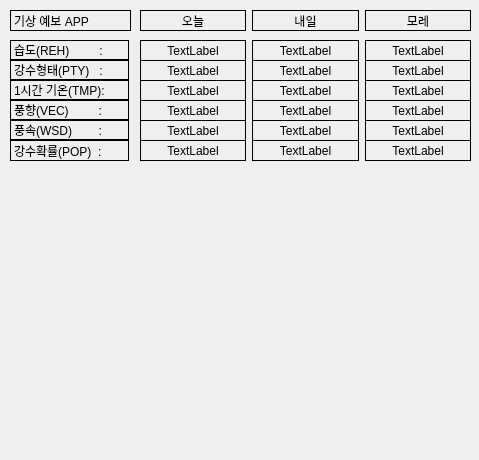
<?xml version="1.0" encoding="UTF-8"?>
<ui version="4.0">
 <class>mainWindow</class>
 <widget class="QMainWindow" name="mainWindow">
  <property name="geometry">
   <rect>
    <x>0</x>
    <y>0</y>
    <width>479</width>
    <height>460</height>
   </rect>
  </property>
  <property name="windowTitle">
   <string>MainWindow</string>
  </property>
  <widget class="QWidget" name="centralwidget">
   <widget class="PlotWidget" name="graphWidget" native="true">
    <property name="geometry">
     <rect>
      <x>10</x>
      <y>170</y>
      <width>460</width>
      <height>280</height>
     </rect>
    </property>
    <property name="minimumSize">
     <size>
      <width>460</width>
      <height>280</height>
     </size>
    </property>
    <property name="maximumSize">
     <size>
      <width>460</width>
      <height>280</height>
     </size>
    </property>
   </widget>
   <widget class="QWidget" name="horizontalLayoutWidget">
    <property name="geometry">
     <rect>
      <x>140</x>
      <y>10</y>
      <width>331</width>
      <height>21</height>
     </rect>
    </property>
    <layout class="QHBoxLayout" name="horizontalLayout">
     <item>
      <widget class="QLabel" name="today_date">
       <property name="frameShape">
        <enum>QFrame::Box</enum>
       </property>
       <property name="text">
        <string>오늘</string>
       </property>
       <property name="alignment">
        <set>Qt::AlignCenter</set>
       </property>
      </widget>
     </item>
     <item>
      <widget class="QLabel" name="tomorrow_date">
       <property name="frameShape">
        <enum>QFrame::Box</enum>
       </property>
       <property name="text">
        <string>내일</string>
       </property>
       <property name="alignment">
        <set>Qt::AlignCenter</set>
       </property>
      </widget>
     </item>
     <item>
      <widget class="QLabel" name="day_after_tomorrow_date">
       <property name="frameShape">
        <enum>QFrame::Box</enum>
       </property>
       <property name="text">
        <string>모레</string>
       </property>
       <property name="alignment">
        <set>Qt::AlignCenter</set>
       </property>
      </widget>
     </item>
    </layout>
   </widget>
   <widget class="QWidget" name="horizontalLayoutWidget_2">
    <property name="geometry">
     <rect>
      <x>140</x>
      <y>40</y>
      <width>331</width>
      <height>21</height>
     </rect>
    </property>
    <layout class="QHBoxLayout" name="REH">
     <item>
      <widget class="QLabel" name="todayREH">
       <property name="frameShape">
        <enum>QFrame::Box</enum>
       </property>
       <property name="text">
        <string>TextLabel</string>
       </property>
       <property name="alignment">
        <set>Qt::AlignCenter</set>
       </property>
      </widget>
     </item>
     <item>
      <widget class="QLabel" name="tomorrowREH">
       <property name="frameShape">
        <enum>QFrame::Box</enum>
       </property>
       <property name="text">
        <string>TextLabel</string>
       </property>
       <property name="alignment">
        <set>Qt::AlignCenter</set>
       </property>
      </widget>
     </item>
     <item>
      <widget class="QLabel" name="day_after_tomorrowREH">
       <property name="frameShape">
        <enum>QFrame::Box</enum>
       </property>
       <property name="text">
        <string>TextLabel</string>
       </property>
       <property name="alignment">
        <set>Qt::AlignCenter</set>
       </property>
      </widget>
     </item>
    </layout>
   </widget>
   <widget class="QWidget" name="horizontalLayoutWidget_3">
    <property name="geometry">
     <rect>
      <x>140</x>
      <y>60</y>
      <width>331</width>
      <height>21</height>
     </rect>
    </property>
    <layout class="QHBoxLayout" name="PTY">
     <item>
      <widget class="QLabel" name="todayPTY">
       <property name="frameShape">
        <enum>QFrame::Box</enum>
       </property>
       <property name="text">
        <string>TextLabel</string>
       </property>
       <property name="alignment">
        <set>Qt::AlignCenter</set>
       </property>
      </widget>
     </item>
     <item>
      <widget class="QLabel" name="tomorrowPTY">
       <property name="frameShape">
        <enum>QFrame::Box</enum>
       </property>
       <property name="text">
        <string>TextLabel</string>
       </property>
       <property name="alignment">
        <set>Qt::AlignCenter</set>
       </property>
      </widget>
     </item>
     <item>
      <widget class="QLabel" name="day_after_tomorrowPTY">
       <property name="frameShape">
        <enum>QFrame::Box</enum>
       </property>
       <property name="text">
        <string>TextLabel</string>
       </property>
       <property name="alignment">
        <set>Qt::AlignCenter</set>
       </property>
      </widget>
     </item>
    </layout>
   </widget>
   <widget class="QWidget" name="horizontalLayoutWidget_4">
    <property name="geometry">
     <rect>
      <x>140</x>
      <y>100</y>
      <width>331</width>
      <height>21</height>
     </rect>
    </property>
    <layout class="QHBoxLayout" name="VEC">
     <item>
      <widget class="QLabel" name="todayVEC">
       <property name="frameShape">
        <enum>QFrame::Box</enum>
       </property>
       <property name="text">
        <string>TextLabel</string>
       </property>
       <property name="alignment">
        <set>Qt::AlignCenter</set>
       </property>
      </widget>
     </item>
     <item>
      <widget class="QLabel" name="tomorrowVEC">
       <property name="frameShape">
        <enum>QFrame::Box</enum>
       </property>
       <property name="text">
        <string>TextLabel</string>
       </property>
       <property name="alignment">
        <set>Qt::AlignCenter</set>
       </property>
      </widget>
     </item>
     <item>
      <widget class="QLabel" name="day_after_tomorrowVEC">
       <property name="frameShape">
        <enum>QFrame::Box</enum>
       </property>
       <property name="text">
        <string>TextLabel</string>
       </property>
       <property name="alignment">
        <set>Qt::AlignCenter</set>
       </property>
      </widget>
     </item>
    </layout>
   </widget>
   <widget class="QWidget" name="horizontalLayoutWidget_5">
    <property name="geometry">
     <rect>
      <x>140</x>
      <y>80</y>
      <width>331</width>
      <height>21</height>
     </rect>
    </property>
    <layout class="QHBoxLayout" name="TMP">
     <item>
      <widget class="QLabel" name="todayTMP">
       <property name="frameShape">
        <enum>QFrame::Box</enum>
       </property>
       <property name="text">
        <string>TextLabel</string>
       </property>
       <property name="alignment">
        <set>Qt::AlignCenter</set>
       </property>
      </widget>
     </item>
     <item>
      <widget class="QLabel" name="tomorrowTMP">
       <property name="frameShape">
        <enum>QFrame::Box</enum>
       </property>
       <property name="text">
        <string>TextLabel</string>
       </property>
       <property name="alignment">
        <set>Qt::AlignCenter</set>
       </property>
      </widget>
     </item>
     <item>
      <widget class="QLabel" name="day_after_tomorrowTMP">
       <property name="frameShape">
        <enum>QFrame::Box</enum>
       </property>
       <property name="text">
        <string>TextLabel</string>
       </property>
       <property name="alignment">
        <set>Qt::AlignCenter</set>
       </property>
      </widget>
     </item>
    </layout>
   </widget>
   <widget class="QWidget" name="horizontalLayoutWidget_6">
    <property name="geometry">
     <rect>
      <x>140</x>
      <y>140</y>
      <width>331</width>
      <height>21</height>
     </rect>
    </property>
    <layout class="QHBoxLayout" name="POP">
     <item>
      <widget class="QLabel" name="todayPOP">
       <property name="frameShape">
        <enum>QFrame::Box</enum>
       </property>
       <property name="text">
        <string>TextLabel</string>
       </property>
       <property name="alignment">
        <set>Qt::AlignCenter</set>
       </property>
      </widget>
     </item>
     <item>
      <widget class="QLabel" name="tomorrowPOP">
       <property name="frameShape">
        <enum>QFrame::Box</enum>
       </property>
       <property name="text">
        <string>TextLabel</string>
       </property>
       <property name="alignment">
        <set>Qt::AlignCenter</set>
       </property>
      </widget>
     </item>
     <item>
      <widget class="QLabel" name="day_after_tomorrowPOP">
       <property name="frameShape">
        <enum>QFrame::Box</enum>
       </property>
       <property name="text">
        <string>TextLabel</string>
       </property>
       <property name="alignment">
        <set>Qt::AlignCenter</set>
       </property>
      </widget>
     </item>
    </layout>
   </widget>
   <widget class="QWidget" name="horizontalLayoutWidget_7">
    <property name="geometry">
     <rect>
      <x>140</x>
      <y>120</y>
      <width>331</width>
      <height>21</height>
     </rect>
    </property>
    <layout class="QHBoxLayout" name="WSD">
     <item>
      <widget class="QLabel" name="todayWSD">
       <property name="frameShape">
        <enum>QFrame::Box</enum>
       </property>
       <property name="text">
        <string>TextLabel</string>
       </property>
       <property name="alignment">
        <set>Qt::AlignCenter</set>
       </property>
      </widget>
     </item>
     <item>
      <widget class="QLabel" name="tomorrowWSD">
       <property name="frameShape">
        <enum>QFrame::Box</enum>
       </property>
       <property name="text">
        <string>TextLabel</string>
       </property>
       <property name="alignment">
        <set>Qt::AlignCenter</set>
       </property>
      </widget>
     </item>
     <item>
      <widget class="QLabel" name="day_after_tomorrowWSD">
       <property name="frameShape">
        <enum>QFrame::Box</enum>
       </property>
       <property name="text">
        <string>TextLabel</string>
       </property>
       <property name="alignment">
        <set>Qt::AlignCenter</set>
       </property>
      </widget>
     </item>
    </layout>
   </widget>
   <widget class="QWidget" name="verticalLayoutWidget_2">
    <property name="geometry">
     <rect>
      <x>10</x>
      <y>10</y>
      <width>121</width>
      <height>21</height>
     </rect>
    </property>
    <layout class="QVBoxLayout" name="verticalLayout_3">
     <item>
      <widget class="QLabel" name="label_10">
       <property name="frameShape">
        <enum>QFrame::Panel</enum>
       </property>
       <property name="text">
        <string>기상 예보 APP</string>
       </property>
      </widget>
     </item>
    </layout>
   </widget>
   <widget class="QLabel" name="label_6">
    <property name="geometry">
     <rect>
      <x>10</x>
      <y>120</y>
      <width>119</width>
      <height>20</height>
     </rect>
    </property>
    <property name="sizePolicy">
     <sizepolicy hsizetype="Preferred" vsizetype="Preferred">
      <horstretch>0</horstretch>
      <verstretch>0</verstretch>
     </sizepolicy>
    </property>
    <property name="frameShape">
     <enum>QFrame::Panel</enum>
    </property>
    <property name="text">
     <string>풍속(WSD)        :</string>
    </property>
   </widget>
   <widget class="QLabel" name="label">
    <property name="geometry">
     <rect>
      <x>10</x>
      <y>140</y>
      <width>119</width>
      <height>21</height>
     </rect>
    </property>
    <property name="sizePolicy">
     <sizepolicy hsizetype="Preferred" vsizetype="Preferred">
      <horstretch>0</horstretch>
      <verstretch>0</verstretch>
     </sizepolicy>
    </property>
    <property name="frameShape">
     <enum>QFrame::Panel</enum>
    </property>
    <property name="text">
     <string>강수확률(POP)  :</string>
    </property>
   </widget>
   <widget class="QLabel" name="label_2">
    <property name="geometry">
     <rect>
      <x>10</x>
      <y>60</y>
      <width>119</width>
      <height>20</height>
     </rect>
    </property>
    <property name="sizePolicy">
     <sizepolicy hsizetype="Preferred" vsizetype="Preferred">
      <horstretch>0</horstretch>
      <verstretch>0</verstretch>
     </sizepolicy>
    </property>
    <property name="frameShape">
     <enum>QFrame::Panel</enum>
    </property>
    <property name="text">
     <string>강수형태(PTY)   :</string>
    </property>
   </widget>
   <widget class="QLabel" name="label_4">
    <property name="geometry">
     <rect>
      <x>10</x>
      <y>80</y>
      <width>119</width>
      <height>20</height>
     </rect>
    </property>
    <property name="sizePolicy">
     <sizepolicy hsizetype="Preferred" vsizetype="Preferred">
      <horstretch>0</horstretch>
      <verstretch>0</verstretch>
     </sizepolicy>
    </property>
    <property name="frameShape">
     <enum>QFrame::Panel</enum>
    </property>
    <property name="text">
     <string>1시간 기온(TMP):</string>
    </property>
   </widget>
   <widget class="QLabel" name="label_5">
    <property name="geometry">
     <rect>
      <x>10</x>
      <y>100</y>
      <width>119</width>
      <height>20</height>
     </rect>
    </property>
    <property name="sizePolicy">
     <sizepolicy hsizetype="Preferred" vsizetype="Preferred">
      <horstretch>0</horstretch>
      <verstretch>0</verstretch>
     </sizepolicy>
    </property>
    <property name="frameShape">
     <enum>QFrame::Panel</enum>
    </property>
    <property name="text">
     <string>풍향(VEC)         :</string>
    </property>
   </widget>
   <widget class="QLabel" name="label_3">
    <property name="geometry">
     <rect>
      <x>10</x>
      <y>40</y>
      <width>119</width>
      <height>20</height>
     </rect>
    </property>
    <property name="sizePolicy">
     <sizepolicy hsizetype="Preferred" vsizetype="Preferred">
      <horstretch>0</horstretch>
      <verstretch>0</verstretch>
     </sizepolicy>
    </property>
    <property name="frameShape">
     <enum>QFrame::Panel</enum>
    </property>
    <property name="text">
     <string>습도(REH)         :</string>
    </property>
   </widget>
  </widget>
 </widget>
 <customwidgets>
  <customwidget>
   <class>PlotWidget</class>
   <extends>QWidget</extends>
   <header>pyqtgraph</header>
   <container>1</container>
  </customwidget>
 </customwidgets>
 <resources/>
 <connections/>
</ui>
